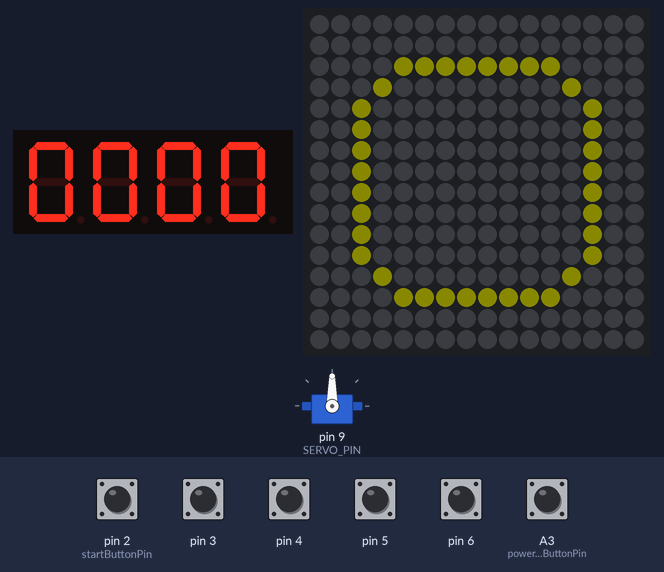
The sketch below on a simulated Arduino Uno, built with avr-gcc and run on an emulated ATmega328P. Parts: servo, 4-digit seven-segment display, 16×16 RGB LED matrix (first LED top left, wired row by row). The inputs (shaded band) are chosen by the test bench; at power-on: A3 (powerUpButtonPin), pin 2 (startButtonPin), pin 3–6 HIGH. Dim RGB values are drawn brighter than linear.

Above: at 1.2 s.
1.3 s: pin 2 (startButtonPin) pulled LOW for 0.15 s
At 1.93 s:
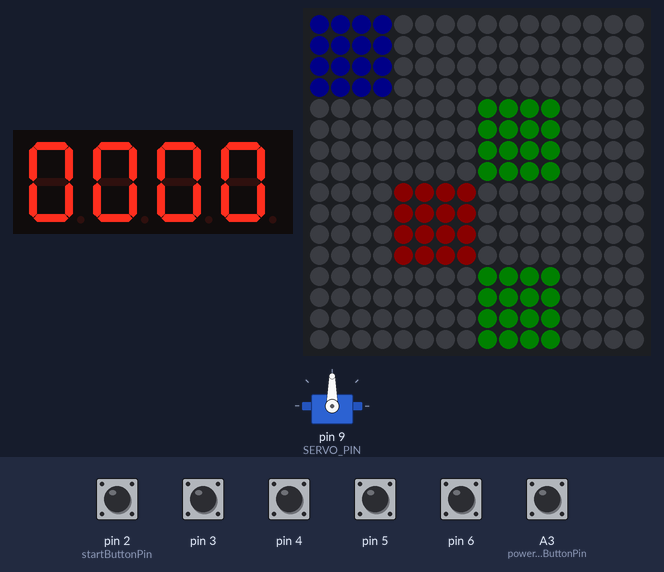
2.0 s: pin 5 pulled LOW for 0.15 s
At 2.05 s:
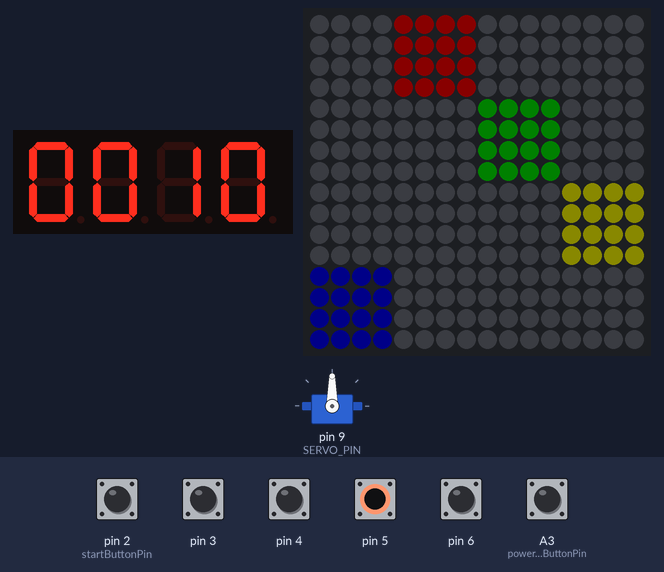
2.7 s: pin 3 pulled LOW for 0.15 s
At 2.76 s:
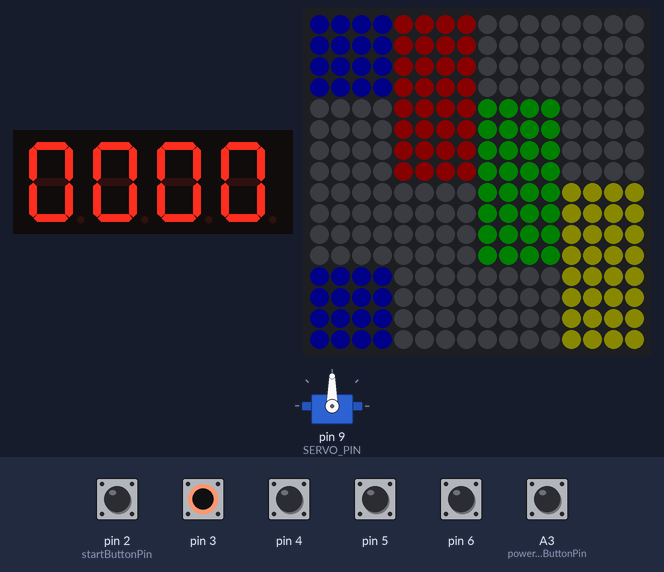
3.4 s: pin 6 pulled LOW for 0.15 s
At 3.47 s:
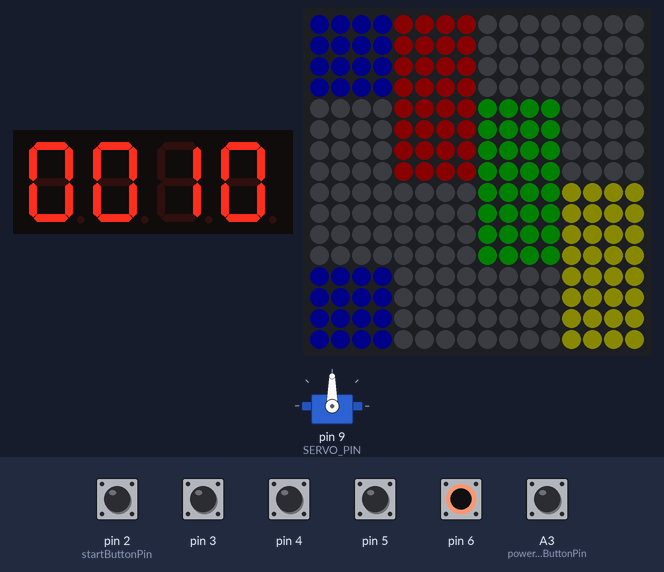
4.1 s: pin 4 pulled LOW for 0.15 s
At 4.76 s:
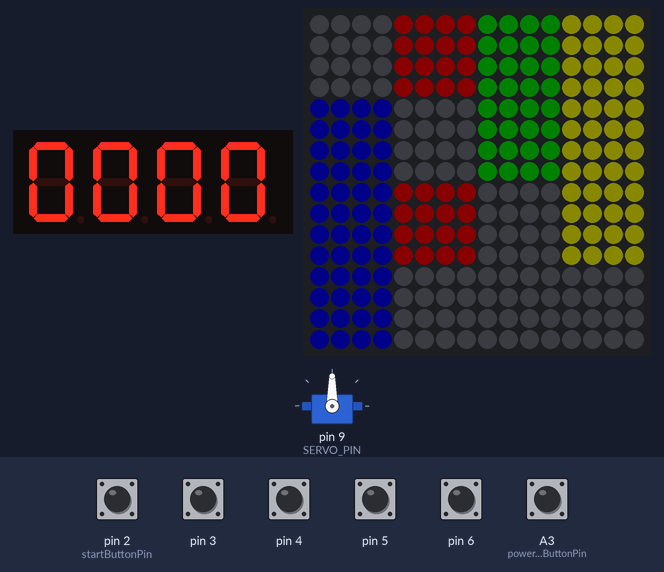
4.8 s: pin 3 pulled LOW for 1 s
At 4.98 s:
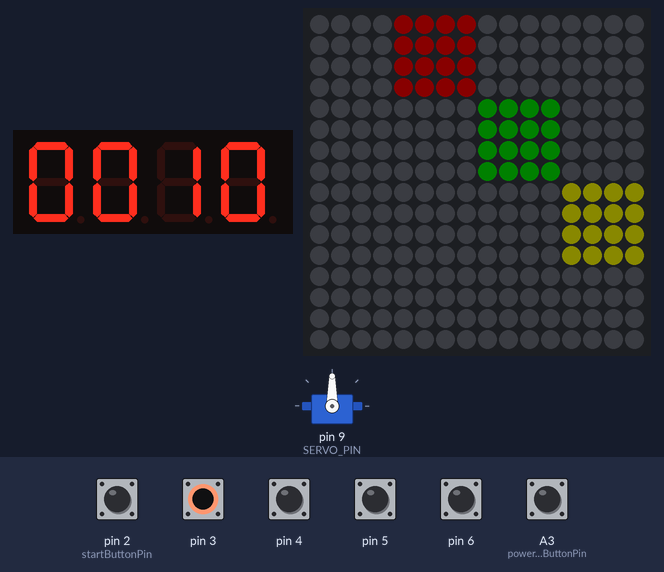

The sketch:

the_ants_05.ino
```cpp
#include <FastLED.h>
#include <TM1637Display.h>
#include <CapacitiveSensor.h>
#include <Servo.h>

// ---------------- LED MATRIX ----------------
#define WIDTH 16
#define HEIGHT 16
#define NUM_LEDS 256
#define DATA_PIN 7

#define BLOCK_SIZE 4
#define BLOCK_ROWS 4
#define BLOCK_COLS 4

CRGB leds[NUM_LEDS];

// ---------------- DISPLAY ----------------
const uint8_t TM_CLK = A0;
const uint8_t TM_DIO = A1;
TM1637Display scoreDisplay(TM_CLK, TM_DIO);

// ---------------- BUTTONS ----------------
//const int buttonPins[4] = {5,4,3,6};
CapacitiveSensor touchSensors[4] = {
  CapacitiveSensor(10, 3),
  CapacitiveSensor(10, 4),
  CapacitiveSensor(10, 5),
  CapacitiveSensor(10, 6)
};
const long TOUCH_THRESHOLD = 100; //sensitivity
const int startButtonPin = 2;
const int powerUpButtonPin = A3;

// ---------------- GAME ----------------
int blockGrid[BLOCK_ROWS][BLOCK_COLS];
int score = 0;
int streakCount = 0;

unsigned long lastMoveTime = 0;
int moveDelay = 50;

bool gameStarted = false;

const int POINTS_PER_HIT = 10;
const int POWER_UP_STREAK_TARGET = 8;
const int POWER_UP_MULTIPLIER = 2;
const unsigned long POWER_UP_DURATION_MS = 15000UL;

bool powerUpReady = false;
bool powerUpActive = false;
unsigned long powerUpStartTime = 0;
const CRGB POWER_UP_READY_COLOR = CRGB(255, 190, 0);

// ------------ GRASSHOPPER SERVO --------------
Servo myServo;
const int SERVO_PIN = 9;

int servoAngle = 90;   // starting position


// ---------------- SETUP ----------------
void setup(){

  myServo.attach(SERVO_PIN);
  myServo.write(servoAngle);

  FastLED.addLeds<WS2812B,DATA_PIN,GRB>(leds,NUM_LEDS);
  FastLED.setBrightness(10);

  scoreDisplay.setBrightness(7);
  showScore();

  pinMode(startButtonPin, INPUT_PULLUP);
  pinMode(powerUpButtonPin, INPUT_PULLUP);

  randomSeed(analogRead(0)); // important for randomness
}

// ---------------- LOOP ----------------
void loop(){

  if(checkStartButton()){
    drawBlocks();
    FastLED.show();
    return;
  }

  checkPowerUpButton();
  updatePowerUpState();

  if(!gameStarted){
    drawStartScreen();
    return;
  }

  checkButtons();

  if(millis() - lastMoveTime > moveDelay){

    lastMoveTime = millis();

    moveBlocksDown();
    spawnBlocks();
    showScore();
  }

  drawBlocks();
  FastLED.show();
}

// ---------------- START BUTTON ----------------
bool checkStartButton(){

  static bool lastState = HIGH;
  bool current = digitalRead(startButtonPin);
  bool wasPressed = (lastState == HIGH && current == LOW);

  if(wasPressed){
    startGame();
  }

  lastState = current;
  return wasPressed;
}

void checkPowerUpButton(){
  static bool lastState = HIGH;
  bool current = digitalRead(powerUpButtonPin);

  if(lastState == HIGH && current == LOW && powerUpReady && !powerUpActive){
    activatePowerUp();
  }

  lastState = current;
}

// ---------------- SONG CHART ----------------
// Lanes: 0=Blue, 1=Red, 2=Green, 3=Yellow

const int songLength = 64;

const byte songMap[songLength][4] = {

  // Intro groove
  {1,0,0,0},
  {0,1,0,0},
  {0,0,1,0},
  {0,0,0,1},

  {1,0,1,0},
  {0,1,0,1},
  {1,0,0,0},
  {0,0,1,0},

  // melody entrance
  {0,1,0,0},
  {0,0,1,0},
  {0,0,0,1},
  {1,0,0,0},

  {0,1,1,0},
  {0,0,1,1},
  {1,0,1,0},
  {0,1,0,1},

  // verse groove
  {1,0,0,0},
  {0,1,0,0},
  {0,0,1,0},
  {0,0,0,1},

  {1,1,0,0},
  {0,1,1,0},
  {0,0,1,1},
  {1,0,0,1},

  // buildup
  {1,0,1,0},
  {0,1,0,1},
  {1,1,0,0},
  {0,0,1,1},

  {1,0,0,0},
  {0,1,0,0},
  {0,0,1,0},
  {0,0,0,1},

  // chorus rhythm
  {1,1,0,0},
  {0,1,1,0},
  {0,0,1,1},
  {1,0,0,1},

  {1,0,1,0},
  {0,1,0,1},
  {1,1,1,0},
  {0,1,1,1},

  // repeat groove
  {1,0,0,0},
  {0,1,0,0},
  {0,0,1,0},
  {0,0,0,1},

  {1,0,1,0},
  {0,1,0,1},
  {1,1,0,0},
  {0,0,1,1},

  // ending
  {1,1,1,0},
  {0,1,1,1},
  {1,0,1,1},
  {1,1,0,1},

  {1,1,1,1},
  {0,1,1,1},
  {1,0,1,1},
  {1,1,0,1},

  {1,0,0,0},
  {0,1,0,0},
  {0,0,1,0},
  {0,0,0,1}
};

int beatIndex = 0;

void clearBoard(){
  for(int r=0; r<BLOCK_ROWS; r++){
    for(int c=0; c<BLOCK_COLS; c++){
      blockGrid[r][c] = 0;
    }
  }
}

// ---------------- START GAME ----------------
void startGame(){

  gameStarted = true;
  score = 0;
  streakCount = 0;
  powerUpReady = false;
  powerUpActive = false;
  powerUpStartTime = 0;
  beatIndex = 0;
  lastMoveTime = millis();
  servoAngle = 90;
  myServo.write(servoAngle);

  clearBoard();

  showScore();
}
//---------------- POWER UP ----------------

void updatePowerUpState(){
  if(powerUpActive && millis() - powerUpStartTime >= POWER_UP_DURATION_MS){
    powerUpActive = false;
  }
}
void activatePowerUp(){
  powerUpReady = false;
  powerUpActive = true;
  powerUpStartTime = millis();
}
void registerCorrectHit(){
  if(powerUpReady || powerUpActive){
    return;
  }
  streakCount++;
  if(streakCount >= POWER_UP_STREAK_TARGET){
    streakCount = 0;
    powerUpReady = true;
  }
}
void resetStreak(){
  streakCount = 0;
}
int pointsForHit(){
  return POINTS_PER_HIT * (powerUpActive ? POWER_UP_MULTIPLIER : 1);
}

// ---------------- MOVE BLOCKS ----------------
void moveBlocksDown(){

  int bottomRow = BLOCK_ROWS - 1;

  for(int c = 0; c < BLOCK_COLS; c++){
    if(blockGrid[bottomRow][c] == 1){
      resetStreak();
      break;
    }
  }

  for(int r = BLOCK_ROWS - 1; r > 0; r--){
    for(int c = 0; c < BLOCK_COLS; c++){
      blockGrid[r][c] = blockGrid[r-1][c];
    }
  }

  for(int c = 0; c < BLOCK_COLS; c++)
    blockGrid[0][c] = 0;

}

// ---------------- SPAWN ----------------
void spawnBlocks(){
  if(beatIndex >= songLength){
    beatIndex = 0;
  }

  for(int c = 0; c < BLOCK_COLS; c++){
    blockGrid[0][c] = songMap[beatIndex][c];
  }

  beatIndex++;
}

// ---------------- DRAW ----------------
void drawBlocks(){

  FastLED.clear();

  for(int r = 0; r < BLOCK_ROWS; r++){
    for(int c = 0; c < BLOCK_COLS; c++){

      if(blockGrid[r][c] == 1){
        drawSquare(c * BLOCK_SIZE, r * BLOCK_SIZE, getColor(c));
      }
    }
  }
}

// ---------------- DRAW SQUARE ----------------
void drawSquare(int startX,int startY,CRGB color){

  for(int y=0;y<BLOCK_SIZE;y++){
    for(int x=0;x<BLOCK_SIZE;x++){
      leds[XY(startX+x,startY+y)] = color;
    }
  }
}

// ---------------- XY MAPPING ----------------
int XY(int x,int y){

  y = HEIGHT - 1 - y;

  if(y % 2 == 0)
    return y * WIDTH + x;
  else
    return y * WIDTH + (WIDTH - 1 - x);
}

// ---------------- COLORS ----------------
CRGB getColor(int col){

  if(powerUpReady && !powerUpActive) return POWER_UP_READY_COLOR;

  if(col == 0) return CRGB::Blue;
  if(col == 1) return CRGB::Red;
  if(col == 2) return CRGB::Green;
  if(col == 3) return CRGB::Yellow;

  return CRGB::Black;
}

// ---------------- Sensors ----------------
void checkButtons(){
  int bottomRow = BLOCK_ROWS - 1;
  static bool wasTouched[4] = {false, false, false, false};

  for(int c = 0; c < BLOCK_COLS; c++){
    long reading = touchSensors[c].capacitiveSensor(3);
    bool isTouched = reading > TOUCH_THRESHOLD;

    if(isTouched && !wasTouched[c]){
      if(blockGrid[bottomRow][c] == 1){
        score += pointsForHit();
        blockGrid[bottomRow][c] = 0;
        registerCorrectHit();
        servoAngle += 20;
        servoAngle = constrain(servoAngle, 0, 180);
        myServo.write(servoAngle);
        servoAngle -= 40;
        servoAngle = constrain(servoAngle, 0, 180);
        myServo.write(servoAngle);
        servoAngle += 20;
        servoAngle = constrain(servoAngle, 0, 180);
        myServo.write(servoAngle);
      } else {
        score -= POINTS_PER_HIT;
        if(score < 0) score = 0;
        resetStreak();
      }
      showScore();
    }

    wasTouched[c] = isTouched;
  }
}

// ---------------- SCORE DISPLAY ----------------
void showScore(){

  if(score > 9999) score = 9999;
  scoreDisplay.showNumberDec(score, true);
}

// ---------------- START SCREEN ----------------
void drawStartScreen(){

  FastLED.clear();

  CRGB color = CRGB::Yellow;

  // ---- FACE OUTLINE (circle-ish) ----
  for(int x=4;x<=11;x++){
    leds[XY(x,2)] = color;
    leds[XY(x,13)] = color;
  }

  for(int y=4;y<=11;y++){
    leds[XY(2,y)] = color;
    leds[XY(13,y)] = color;
  }

  // rounded corners
  leds[XY(3,3)] = color;
  leds[XY(12,3)] = color;
  leds[XY(3,12)] = color;
  leds[XY(12,12)] = color;

  // ---- EYES ----
  leds[XY(6,6)] = CRGB::Black;
  leds[XY(6,7)] = CRGB::Black;

  leds[XY(9,6)] = CRGB::Black;
  leds[XY(9,7)] = CRGB::Black;

  // ---- SMILE ----
  leds[XY(5,10)] = CRGB::Black;
  leds[XY(6,11)] = CRGB::Black;
  leds[XY(7,11)] = CRGB::Black;
  leds[XY(8,11)] = CRGB::Black;
  leds[XY(9,11)] = CRGB::Black;
  leds[XY(10,10)] = CRGB::Black;

  FastLED.show();
}
```
